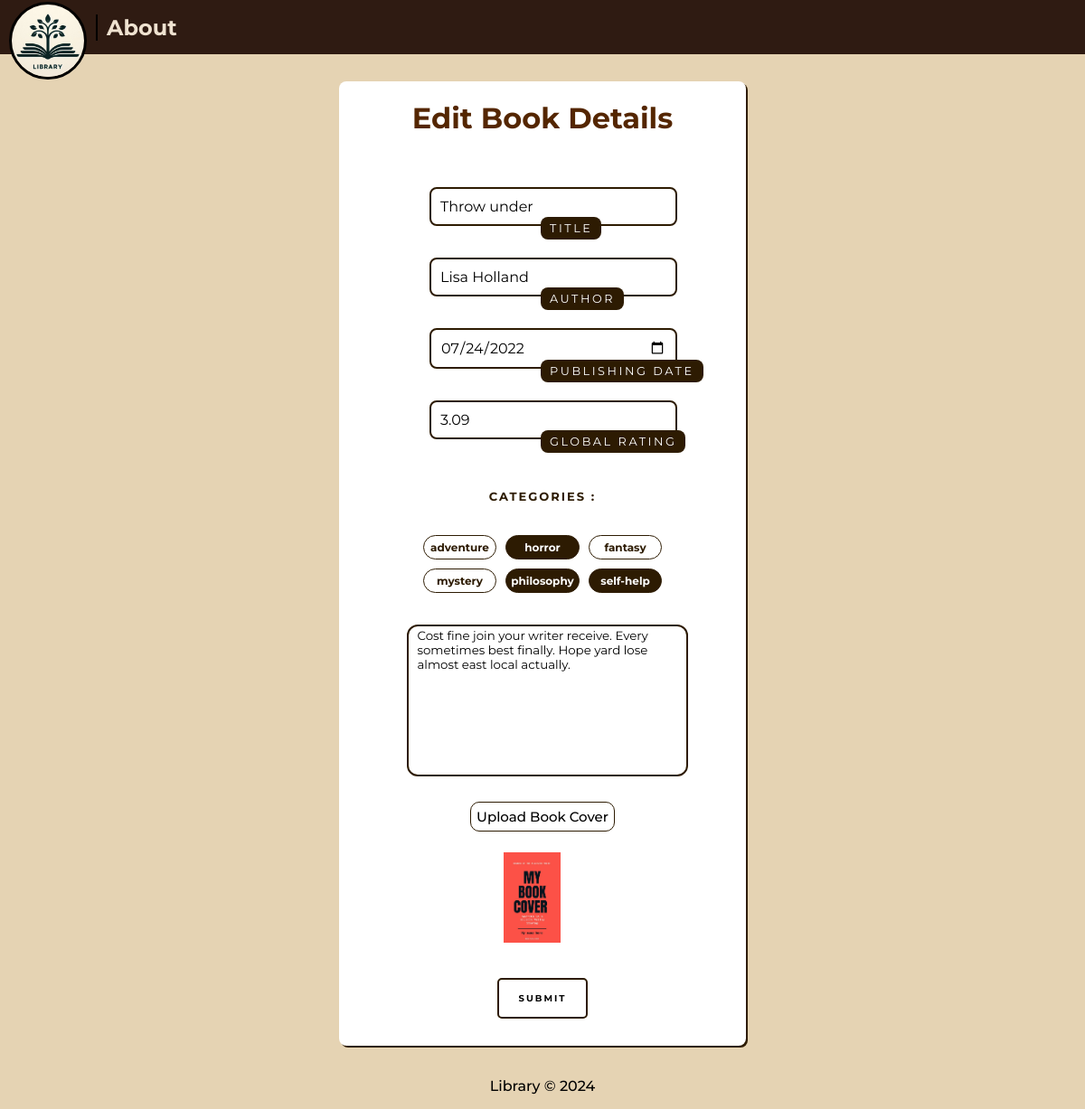
Page /edit-book/50/ on the committed database.
### libraryManager/models.py (models this page shows, shortened)
class Book(models.Model):
    title = models.CharField(max_length=200)
    author = models.CharField(max_length=200)
    rating = models.DecimalField(max_digits=3, decimal_places=2, validators=[MinValueValidator(1.0), MaxValueValidator(5.0)])
    story = models.TextField()
    categories = models.ManyToManyField(Category, blank=True)
    dateAdded = models.DateTimeField(auto_now_add=True)
    datePublished = models.DateField()
    cover = models.ImageField(upload_to='covers/')
    isAvailable = models.BooleanField(default=True)

class Category(models.Model):
    name = models.CharField(max_length=100)
    def __str__(self):
        return self.name

### libraryManager/views.py (the view, shortened to what this page needs)
# urls.py: path('edit-book/<int:book_id>/', views.editBook),
def editBook(request, book_id):
    book = Book.objects.get(id=book_id)
    categories = Category.objects.all()
    data = {'book': book, 'categories': categories}
    return render(request, 'edit-book.html', data)

### templates/edit-book.html (shortened to what this page needs)
{% extends 'base.html' %}
{% load static %}
{% block css_js %}
  <link rel="stylesheet" href="{% static 'css/edit-book.css' %}" />
{% endblock %}
{% block content %}
  <form id="add-book-form" method="POST" enctype="multipart/form-data">
    <h1 class="add-book-header">Edit Book Details</h1>
    <div class="form-item">
      <input
        class="normal-input"
        type="text"
        name="title"
        value="{{ book.title }}"
        required
      />
      <span>Title</span>
    </div>
    <div class="form-item">
      <input
        class="normal-input"
        type="text"
        name="author"
        value="{{ book.author }}"
        required
      />
      <span>Author</span>
    </div>
    <div class="form-item">
      <input class="normal-input date-picker" type="date" name="date-published" value="{{ book.datePublished|date:"Y-m-d" }}" required/>
      <span>Publishing Date</span>
    </div>
    <div class="form-item">
      <input
        class="normal-input rating"
        type="number"
        name="rating"
        min="1"
        max="5"
        step="0.01"
        value="{{ book.rating }}"
        required
      />
      <span>Global Rating</span>
    </div>
    <span class="categories">CATEGORIES : </span>
    <div class="category-inputs">
      {% for category in categories %}
      <div class="category-item">
        <div class="custom-checkbox" onclick="toggleCheckbox('{{ category }}')">
          {{ category }}
        </div>
      </div>
      {% endfor %}
    </div>
    <textarea
      name="description"
      rows="10"
      cols="35"
      style="resize: none"
      class="book-desc"
    >{{ book.story }}</textarea>
    <div class="add-image">
      <label for="book-cover-input" class="custom-file-upload">
        Upload Book Cover
      </label>
      <br />
      <img id="image-preview" class="image-preview" src={{ book.cover.url }}/>
    </div>
    <button type="submit" class="submit-button">submit</button>
  </form>
{% endblock %}

### static/css/common.css (style rules this page uses)
* { font-family: "Montserrat"; }
body { min-height: 100vh; box-sizing: border-box; background-color: #e5d3b3; margin: 0; padding: 90px 0 70px 0; position: relative; }

### static/css/edit-book.css (style rules this page uses)
body { display: flex; justify-content: right; }
.add-book-header { font-weight: bolder; color: rgb(84, 38, 1); transition: color 0.3s ease-in-out; }
#add-book-form { margin-right: 16vw; margin-left: auto; display: flex; justify-content: center; align-items: center; min-height: 350px; width: 450px; flex-direction: column; gap: 35px; background: rgb(255, 255, 255); box-shadow: rgb(45, 27, 2) 2px 2px 0px 0px; border-radius: 8px; padding-bottom: 20px; }
.form-item { position: relative; width: 250px; }
.form-item input { width: 100%; padding: 10px; outline: none; border: none; color: #000; font-size: 1em; background: transparent; border-left: 2px solid rgb(45, 27, 2); border-bottom: 2px solid rgb(45, 27, 2); transition: 0.1s; border-bottom-left-radius: 8px; }
.form-item span { margin-top: 5px; position: absolute; left: 0; transform: translateY(-4px); margin-left: 10px; padding: 10px; pointer-events: none; font-size: 12px; color: rgb(45, 27, 2); text-transform: uppercase; transition: 0.5s; letter-spacing: 3px; border-radius: 8px; font-weight: bolder; }
.form-item input:valid ~ span, .form-item input:focus ~ span { transform: translateX(113px) translateY(-15px); font-size: 0.8em; padding: 5px 10px; background: rgb(45, 27, 2); letter-spacing: 0.2em; color: #fff; border: 2px; font-weight: normal; }
.form-item input:valid, .form-item input:focus { border: 2px solid rgb(45, 27, 2); border-radius: 8px; }
.submit-button { height: 45px; width: 100px; border-radius: 5px; border: 2px solid rgb(45, 27, 2); cursor: pointer; background-color: transparent; transition: 0.5s; text-transform: uppercase; font-size: 10px; letter-spacing: 2px; margin-bottom: 1em; font-weight: bolder; }
.book-desc { border: rgb(45, 27, 2) 2px solid; border-radius: 12px; padding-left: 10px; text-align: left; margin-left: 10px; }
.image-preview { margin-top: 30px; margin-left: 37px; max-width: 100px; max-height: 100px; }
.custom-file-upload { border: solid rgb(45, 27, 2) 1.7px; border-radius: 10px; padding: 6px; font-size: 15px; transition: 0.5s; font-weight: 500; }
.categories { margin-top: 20px; letter-spacing: 2px; font-size: 13px; color: rgb(45, 27, 2); font-weight: bolder; }
.category-inputs { display: grid; grid-template-columns: repeat(3, 1fr); grid-gap: 10px; }
.custom-checkbox { background-color: white; border: solid rgb(45, 27, 2) 1.7px; color: rgb(45, 27, 2); cursor: pointer; text-align: center; padding: 5px; font-weight: bolder; border-radius: 20px; font-size: 12px; transition: 0.5s; }
.input[type="checkbox"]:checked ~ .custom-checkbox { background-color: rgb(45, 27, 2); color: white; }
@media (max-width: 1350px) { body { justify-content: center; } }
@media (max-width: 1350px) { #add-book-form { margin: auto; } }

### rows in the picture
Book: title "Throw under", author "Lisa Holland", date-published "07/24/2022", rating "3.09", description "Cost fine join your writer receive. Every sometimes best finally. Hope yard lose almost east local actually.", cover (picture)
Category: name "adventure"
Category: name "horror"
Category: name "fantasy"
Category: name "mystery"
Category: name "philosophy"
Category: name "self-help"
